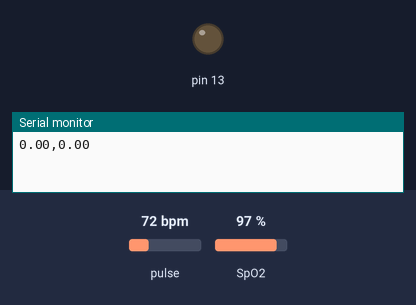
Simulated run of this sketch. Board: Arduino Uno, built with avr-gcc and run on an emulated ATmega328P. Shown: output pins drawn as LEDs (lit = HIGH), the last lines printed to the serial monitor. Inputs (shaded band) come from the test bench; at power-on: pulse 72 bpm, SpO2 97 %.

Above: at 1.2 s.
1.3 s: pulse set to 42 bpm
At 5.5 s:
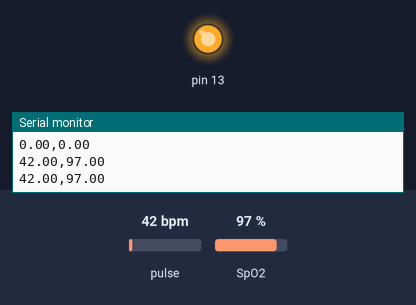
Timing chart, 0 to 9.7 s (numbered marks = the images above; inputs shaded):
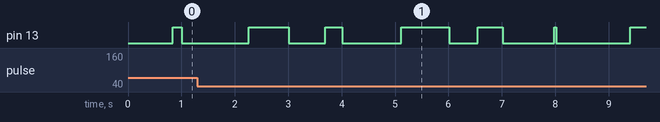

The sketch:

spo2_arduino.ino
```cpp
#include "MAX30100_PulseOximeter.h"
#define REPORTING_PERIOD_MS 1000
PulseOximeter pox;
float BPM, SpO2;
uint32_t tsLastReport = 0;
void onBeatDetected()
{
    digitalWrite(13,HIGH);
    //Serial.println("Beat Detected!");
}

void setup()
{
    pinMode(13,OUTPUT);
    Serial.begin(9600);
    if (!pox.begin())
    {
         for(;;);
    }
    else
    {
         pox.setOnBeatDetectedCallback(onBeatDetected);
    }
    pox.setIRLedCurrent(MAX30100_LED_CURR_7_6MA);
}

void loop()
{
    pox.update();
    BPM = pox.getHeartRate();
    SpO2 = pox.getSpO2();
    if (millis() - tsLastReport > REPORTING_PERIOD_MS)
    {
        digitalWrite(13,LOW);
        Serial.print(BPM);
        Serial.print(",");
        Serial.println(SpO2);
        tsLastReport = millis();
    }
}
```
